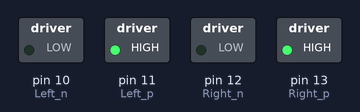
A sketch run on a simulated Arduino Uno, built with avr-gcc and run on an emulated ATmega328P. Parts: switched loads named in the sketch (green lamp = pin HIGH).

Above: at 0.1 s.
Timing chart, 0 to 1.6 s (numbered marks = the images above):
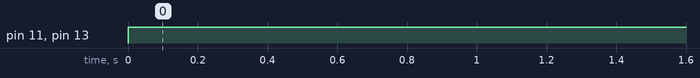

Measured:
- by itself, pin 11 (Left_p), pin 13 (Right_p): LOW → HIGH at 0.00 s

The sketch:

motor_test.ino
```cpp
int Left_p=11;
  int Left_n=10;
  int Right_p=13;
  int Right_n=12;

void setup() {
 pinMode (Left_p,OUTPUT);
  pinMode (Left_n,OUTPUT);
  pinMode (Right_p,OUTPUT);
  pinMode (Right_n,OUTPUT);

}

void loop() {
  // put your main code here, to run repeatedly:
digitalWrite (Left_p,HIGH);
      digitalWrite (Left_n,LOW);
      digitalWrite (Right_p,HIGH);
      digitalWrite (Right_n,LOW);
}
```
